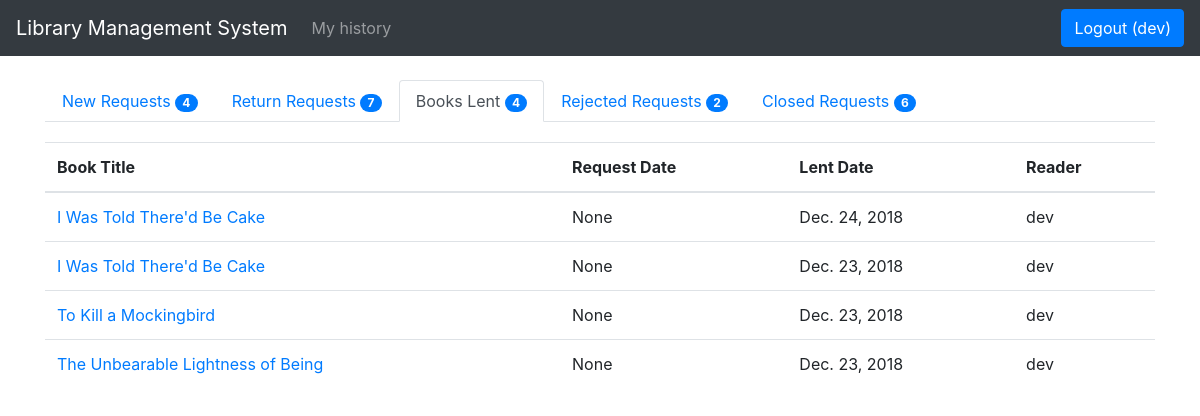
The app's page /library/books/manage_requests_lent (signed in), older data.
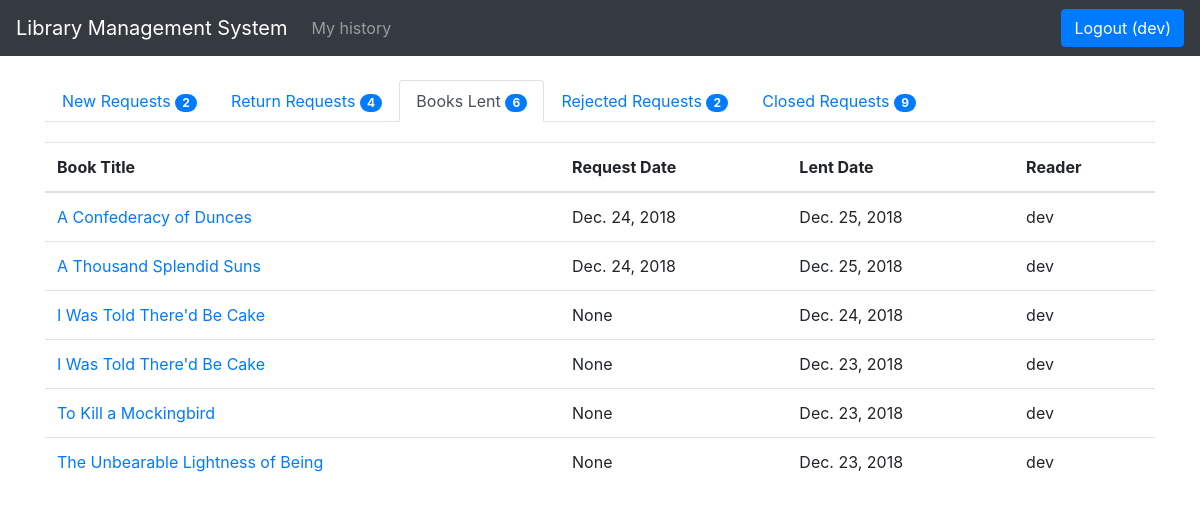
The same page, newer data.
### library/models.py (models this page shows, shortened)
class BookLendDetail(models.Model):
    book_status = (('p', 'pending'), ('l', 'lent'), ('r', 'returned'), ('c', 'closed'), ('n', 'rejected'))
    book = models.ForeignKey(Book, on_delete=models.SET_NULL, null=True)
    reader = models.ForeignKey(User, on_delete=models.SET_NULL, null=True, blank=True)
    request_date = models.DateField(null=True, blank=True)
    lent_date = models.DateField(null=True, blank=True)
    return_date = models.DateField(null=True, blank=True)
    close_date = models.DateField(null=True, blank=True)
    charge = models.IntegerField()
    status = models.CharField(max_length=1, choices = book_status, blank = True, default = 'p')

class Book(models.Model):
    numeric = RegexValidator(r'^[0-9]*$', 'Only  numeric characters are allowed.')
    book_status = (('a', 'available'), ('l', 'lent'))
    title = models.CharField(max_length=250)
    isbn = models.CharField('ISBN', max_length=13, help_text='13 Character ISBN number', validators=[numeric])
    description = models.TextField(max_length=500)
    price = models.IntegerField()
    total_quantity = models.IntegerField()
    quantity = models.IntegerField(default=1)
    status = models.CharField(max_length=1, choices = book_status, blank = True, default = 'a')
    author = models.ManyToManyField(Author)
    category = models.ManyToManyField(Category)
    def get_absolute_url(self):
        return reverse('book_detail', args=[str(self.id)])
    def display_category(self):
        return ', '.join(category.name for category in self.category.all()[:3])
    display_category.short_description = "Category"
    def display_author(self):
        return ', '.join(author.firstname for author in self.author.all()[:3])
    display_author.short_description = "Author"

### library/views.py (the view)
# urls.py: path('books/manage_requests_lent', views.manage_requests_lent, name='manage_requests_lent'),
@login_required
def manage_requests_lent(request):
    lent_request_data = BookLendDetail.objects.filter(status = 'l').order_by("-lent_date")
    context = manage_requests_count()
    paginator = Paginator(lent_request_data, 10)
    page = request.GET.get('page')
    try:
        lent_request_data = paginator.page(page)
    except PageNotAnInteger:
        lent_request_data = paginator.page(1)
    except EmptyPage:
        lent_request_data = paginator.page(paginator.num_pages)
    return render(request, 'manage_requests_lent.html', {'lent_request' : lent_request_data, 'context': context})

### library/views.py (called while the page is built)
def manage_requests_count():
    p = BookLendDetail.objects.filter(status = 'p').order_by("-request_date")
    r = BookLendDetail.objects.filter(status = 'r').order_by("-return_date")
    l = BookLendDetail.objects.filter(status = 'l').order_by("-lent_date")
    c = BookLendDetail.objects.filter(status = 'c').order_by("-close_date")
    n = BookLendDetail.objects.filter(status = 'n').order_by("-close_date")
    context = {
        'p' : p.count,
        'r' : r.count,
        'l' : l.count,
        'c' : c.count,
        'n' : n.count
    }
    return context

### library/templates/manage_requests_lent.html (shortened to what this page needs)
{% extends "base.html" %} {% block content %}
<ul class="nav nav-tabs">
  <li class="nav-item">
    <a class="nav-link" href="{% url 'manage_requests' %}">New Requests <span id="lcount" class="badge badge-primary badge-pill">{{ context.p  }}</span></a>
  </li>
  <li class="nav-item">
    <a class="nav-link" href="{% url 'manage_requests_return' %}">Return Requests <span id="rcount" class="badge badge-primary badge-pill">{{ context.r }}</span></a>
  </li>
  <li class="nav-item">
    <a class="nav-link active" href="{% url 'manage_requests_lent' %}">Books Lent <span id="" class="badge badge-primary badge-pill">{{ context.l }}</span></a>
  </li>
  <li class="nav-item">
    <a class="nav-link" href="{% url 'manage_requests_rejected' %}">Rejected Requests <span id="" class="badge badge-primary badge-pill">{{ context.n }}</span></a>
  </li>
  <li class="nav-item">
      <a class="nav-link" href="{% url 'manage_requests_close' %}">Closed Requests <span id="" class="badge badge-primary badge-pill">{{ context.c }}</span></a>
  </li>
</ul>
<table class="table req-table">
  <thead>
    {% if context.l > 0 %}
    <tr class="t_body2">
      <th scope="col">Book Title</th>
      <th scope="col">Request Date</th>
      <th scope="col">Lent Date</th>
      <th scope="col">Reader</th>
    </tr>
    {% endif %}
  </thead>
  <tbody class="t_body2">
    {% for req in lent_request %}
    <tr id="{{ req.id }}">
      <td>
        <a href="{{ req.book.get_absolute_url  }}">{{ req.book.title }}</a>
      </td>
      <td>{{ req.request_date }}</td>
      <td>{{ req.lent_date }}</td>
      <td>{{ req.reader.username }}</td>
    </tr>
    {% endfor %}
  </tbody>
</table>
{% endblock %}

Row changes from the older to the newer data that the page shows:
now on this page (row edited): BookLendDetail: book "A Confederacy of Dunces", request_date "Dec. 24, 2018", lent_date "Dec. 25, 2018", reader.username "dev"
now on this page (row edited): BookLendDetail: book "A Thousand Splendid Suns", request_date "Dec. 24, 2018", lent_date "Dec. 25, 2018", reader.username "dev"
Text that changed along with them:
{{ context.p }}: "4" → "2"
{{ context.r }}: "7" → "4"
{{ context.l }}: "4" → "6"
{{ context.c }}: "6" → "9"
